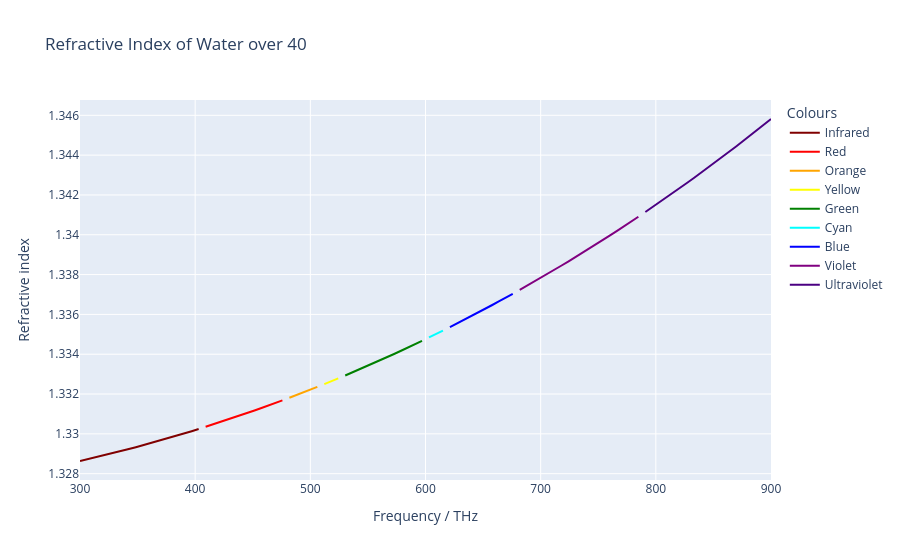

The code cell stored with this chart in its notebook:
### Code cell
fig.show()

### Figure 1 — Plotly figure (JSON) as saved in the notebook; plotly's stock layout.template omitted (floating-point values rounded to 4 significant figures)
{"data": [{"hovertemplate": "Colours=Infrared<br>Frequency / THz=%{x}<br>Refractive index=%{y}<extra></extra>", "legendgroup": "Infrared", "line": {"color": "rgb(128, 0, 0)", "dash": "solid"}, "marker": {"symbol": "circle"}, "mode": "lines", "name": "Infrared", "orientation": "v", "showlegend": true, "type": "scatter", "x": [300.0, 306.1, 312.1, 318.2, 324.2, 330.3, 336.4, 342.4, 348.5, 354.5, 360.6, 366.7, 372.7, 378.8, 384.8, 390.9, 397.0, 403.0], "xaxis": "x", "y": [1.329, 1.329, 1.329, 1.329, 1.329, 1.329, 1.329, 1.329, 1.329, 1.329, 1.33, 1.33, 1.33, 1.33, 1.33, 1.33, 1.33, 1.33], "yaxis": "y"}, {"hovertemplate": "Colours=Red<br>Frequency / THz=%{x}<br>Refractive index=%{y}<extra></extra>", "legendgroup": "Red", "line": {"color": "red", "dash": "solid"}, "marker": {"symbol": "circle"}, "mode": "lines", "name": "Red", "orientation": "v", "showlegend": true, "type": "scatter", "x": [409.1, 415.2, 421.2, 427.3, 433.3, 439.4, 445.5, 451.5, 457.6, 463.6, 469.7, 475.8], "xaxis": "x", "y": [1.33, 1.33, 1.331, 1.331, 1.331, 1.331, 1.331, 1.331, 1.331, 1.331, 1.332, 1.332], "yaxis": "y"}, {"hovertemplate": "Colours=Orange<br>Frequency / THz=%{x}<br>Refractive index=%{y}<extra></extra>", "legendgroup": "Orange", "line": {"color": "orange", "dash": "solid"}, "marker": {"symbol": "circle"}, "mode": "lines", "name": "Orange", "orientation": "v", "showlegend": true, "type": "scatter", "x": [481.8, 487.9, 493.9, 500.0, 506.1], "xaxis": "x", "y": [1.332, 1.332, 1.332, 1.332, 1.332], "yaxis": "y"}, {"hovertemplate": "Colours=Yellow<br>Frequency / THz=%{x}<br>Refractive index=%{y}<extra></extra>", "legendgroup": "Yellow", "line": {"color": "yellow", "dash": "solid"}, "marker": {"symbol": "circle"}, "mode": "lines", "name": "Yellow", "orientation": "v", "showlegend": true, "type": "scatter", "x": [512.1, 518.2, 524.2], "xaxis": "x", "y": [1.332, 1.333, 1.333], "yaxis": "y"}, {"hovertemplate": "Colours=Green<br>Frequency / THz=%{x}<br>Refractive index=%{y}<extra></extra>", "legendgroup": "Green", "line": {"color": "green", "dash": "solid"}, "marker": {"symbol": "circle"}, "mode": "lines", "name": "Green", "orientation": "v", "showlegend": true, "type": "scatter", "x": [530.3, 536.4, 542.4, 548.5, 554.5, 560.6, 566.7, 572.7, 578.8, 584.8, 590.9, 597.0], "xaxis": "x", "y": [1.333, 1.333, 1.333, 1.333, 1.334, 1.334, 1.334, 1.334, 1.334, 1.334, 1.335, 1.335], "yaxis": "y"}, {"hovertemplate": "Colours=Cyan<br>Frequency / THz=%{x}<br>Refractive index=%{y}<extra></extra>", "legendgroup": "Cyan", "line": {"color": "cyan", "dash": "solid"}, "marker": {"symbol": "circle"}, "mode": "lines", "name": "Cyan", "orientation": "v", "showlegend": true, "type": "scatter", "x": [603.0, 609.1, 615.2], "xaxis": "x", "y": [1.335, 1.335, 1.335], "yaxis": "y"}, {"hovertemplate": "Colours=Blue<br>Frequency / THz=%{x}<br>Refractive index=%{y}<extra></extra>", "legendgroup": "Blue", "line": {"color": "blue", "dash": "solid"}, "marker": {"symbol": "circle"}, "mode": "lines", "name": "Blue", "orientation": "v", "showlegend": true, "type": "scatter", "x": [621.2, 627.3, 633.3, 639.4, 645.5, 651.5, 657.6, 663.6, 669.7, 675.8], "xaxis": "x", "y": [1.335, 1.336, 1.336, 1.336, 1.336, 1.336, 1.336, 1.337, 1.337, 1.337], "yaxis": "y"}, {"hovertemplate": "Colours=Violet<br>Frequency / THz=%{x}<br>Refractive index=%{y}<extra></extra>", "legendgroup": "Violet", "line": {"color": "purple", "dash": "solid"}, "marker": {"symbol": "circle"}, "mode": "lines", "name": "Violet", "orientation": "v", "showlegend": true, "type": "scatter", "x": [681.8, 687.9, 693.9, 700.0, 706.1, 712.1, 718.2, 724.2, 730.3, 736.4, 742.4, 748.5, 754.5, 760.6, 766.7, 772.7, 778.8, 784.8], "xaxis": "x", "y": [1.337, 1.337, 1.338, 1.338, 1.338, 1.338, 1.338, 1.339, 1.339, 1.339, 1.339, 1.34, 1.34, 1.34, 1.34, 1.34, 1.341, 1.341], "yaxis": "y"}, {"hovertemplate": "Colours=Ultraviolet<br>Frequency / THz=%{x}<br>Refractive index=%{y}<extra></extra>", "legendgroup": "Ultraviolet", "line": {"color": "rgb(75, 0, 130)", "dash": "solid"}, "marker": {"symbol": "circle"}, "mode": "lines", "name": "Ultraviolet", "orientation": "v", "showlegend": true, "type": "scatter", "x": [790.9, 797.0, 803.0, 809.1, 815.2, 821.2, 827.3, 833.3, 839.4, 845.5, 851.5, 857.6, 863.6, 869.7, 875.8, 881.8, 887.9, 893.9, 900.0], "xaxis": "x", "y": [1.341, 1.341, 1.342, 1.342, 1.342, 1.342, 1.343, 1.343, 1.343, 1.343, 1.344, 1.344, 1.344, 1.344, 1.345, 1.345, 1.345, 1.346, 1.346], "yaxis": "y"}], "layout": {"hovermode": "x unified", "legend": {"title": {"text": "Colours"}, "tracegroupgap": 0}, "title": {"text": "Refractive Index of Water over 40"}, "xaxis": {"anchor": "y", "domain": [0, 1], "title": {"text": "Frequency / THz"}}, "yaxis": {"anchor": "x", "domain": [0, 1], "title": {"text": "Refractive index"}}}}
